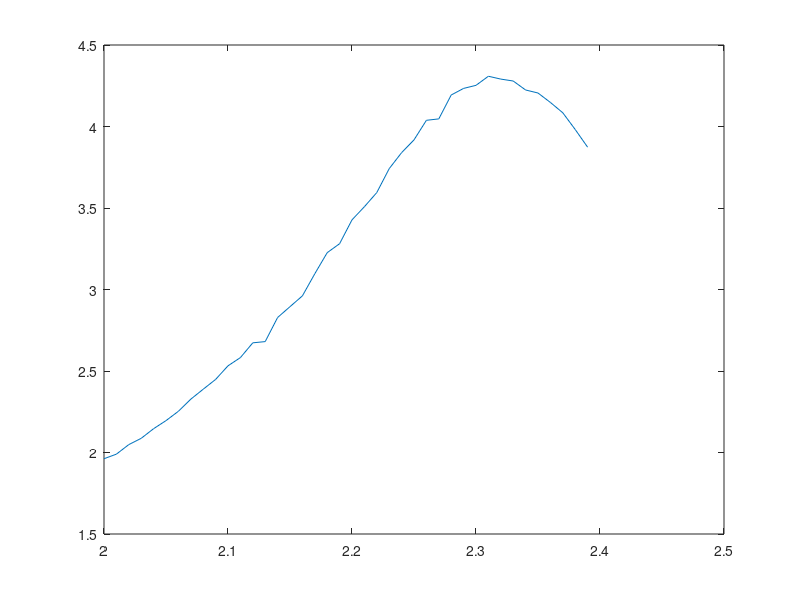

Write the MATLAB code that produced this figure.
e_var = [3.9236, 3.9997, 4.13793, 4.23657, 4.37805, 4.50082, 4.64094, 4.81743, 4.96739, 5.11687, 5.31675, 5.44857, 5.66647, 5.7092, 6.0524, 6.22364, 6.39549, 6.71979, 7.03254, 7.18532, 7.54008, 7.75253, 7.98047, 8.34331, 8.60065, 8.81528, 9.12599, 9.18606, 9.56067, 9.69528, 9.78086, 9.95221, 9.95478, 9.97031, 9.88431, 9.88289, 9.78829, 9.67937, 9.47638, 9.25704, ];
m_var = [2.21871, 2.51565, 2.55447, 2.61802, 2.76003, 2.82761, 2.87359, 1.90429, 2.43071, 3.12313, 3.67127, 4.01369, 3.96426, 3.4831, 4.906, 5.24298, 5.81975, 6.27204, 7.13657, 7.29635, 8.55762, 8.99194, 9.91952, 11.1135, 12.4842, 12.9024, 13.8981, 14.8428, 16.0138, 17.6185, 18.1755, 19.487, 20.3856, 20.7334, 21.5488, 21.755, 22.8897, 22.5462, 22.7761, 22.5461, ];
mean_mag = [0.882468, 0.899364, 0.895866, 0.892347, 0.888013, 0.884188, 0.909405, 0.940147, 0.927879, 0.90719, 0.882576, 0.867248, 0.886855, 0.893749, 0.829607, 0.827488, 0.836036, 0.843281, 0.818149, 0.801269, 0.79224, 0.781498, 0.774735, 0.748853, 0.73701, 0.72059, 0.711193, 0.689078, 0.676819, 0.659061, 0.645583, 0.619049, 0.610834, 0.586132, 0.562232, 0.548456, 0.530047, 0.508301, 0.493813, 0.466924, ];
temperatures = [2, 2.01, 2.02, 2.03, 2.04, 2.05, 2.06, 2.07, 2.08, 2.09, 2.1, 2.11, 2.12, 2.13, 2.14, 2.15, 2.16, 2.17, 2.18, 2.19, 2.2, 2.21, 2.22, 2.23, 2.24, 2.25, 2.26, 2.27, 2.28, 2.29, 2.3, 2.31, 2.32, 2.33, 2.34, 2.35, 2.36, 2.37, 2.38, 2.39, ];
test = e_var./temperatures;
plot(temperatures,test)
